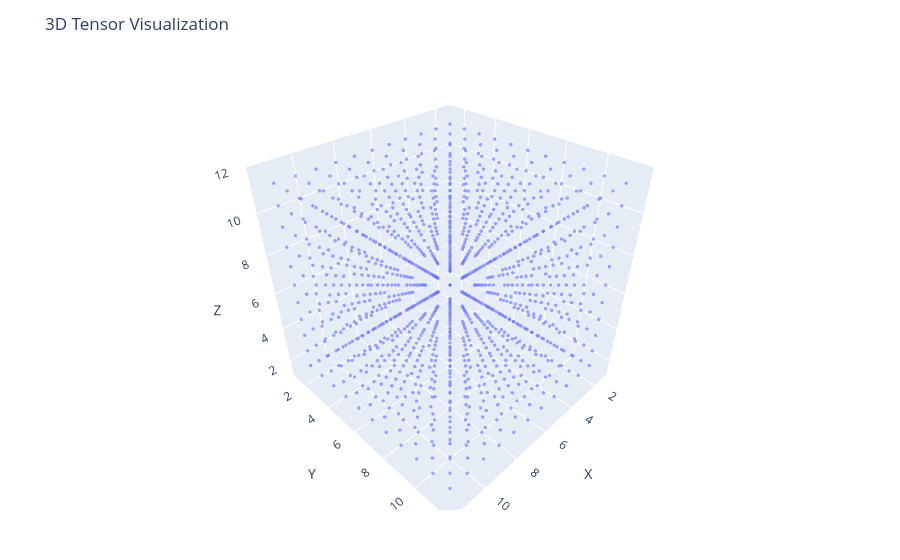

Notebook code for this chart:
### Markdown cell above
## Step 6: Randomizing the source basis
Dleto works by detecting a hidden constraint equation in a given tensor.  So far the tensors we created are obviously equations of a sphere.  So what we do next is randomize the bases of the x, y, and z axes.  In the case of our original sphere with radius 5 the entire tensor fit inside $11 \times 11 \times 11$-array.  This means that are operating in 3 different 11-dimensional vector spaces.  So we apply a random $11 \times 11$ invertible matrix $X$ to the slices `tensor[i,:,:]`, an invertible matrix $Y$ to each slice `tensor[:,j,:]` and finally an invertible matrix $Z$ to the each `tensor[:,:,k]`.  If you changed the dimensions then the relevant matrix sizes will change accordingly.  The command `randomTensor` uses the arrays internally stored dimensions to calculate the appropriate changes.  The return includes not only the resulting tensor but also the matrices $X,Y,Z$ used to affect the change.  To access the resulting tensor use the record name `.tensor`.  To access the coordinate changes use `.Xes`, `.Yes` and `.Zes`.

Here is our small sphere randomized, it likely looks completely filled in like dense tensor.

### Code cell
hidden_sphere5 = randomizeTensor(sphere5)
plotTensor(hidden_sphere5.tensor)

### Figure 1 — Plotly figure (JSON) as saved in the notebook; plotly's stock layout.template omitted (floating-point values rounded to 4 significant figures; data arrays with more than 128 entries replaced by an {"elided": "..."} marker saying what was removed)
{"data": [{"marker": {"opacity": 0.6, "size": 2}, "mode": "markers", "type": "scatter3d", "x": {"elided": "1309 int values"}, "y": {"elided": "1309 int values"}, "z": {"elided": "1309 int values"}}], "layout": {"margin": {"b": 50, "l": 50, "r": 50, "t": 60}, "scene": {"aspectmode": "cube", "xaxis": {"range": [1, 12], "title": "X"}, "yaxis": {"range": [1, 12], "title": "Y"}, "zaxis": {"range": [1, 12], "title": "Z"}}, "title": "3D Tensor Visualization"}}
